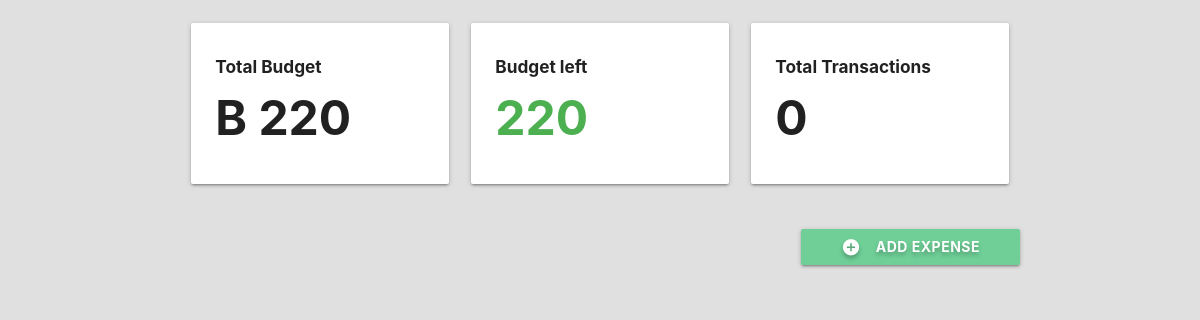
The app's page /register, older data.
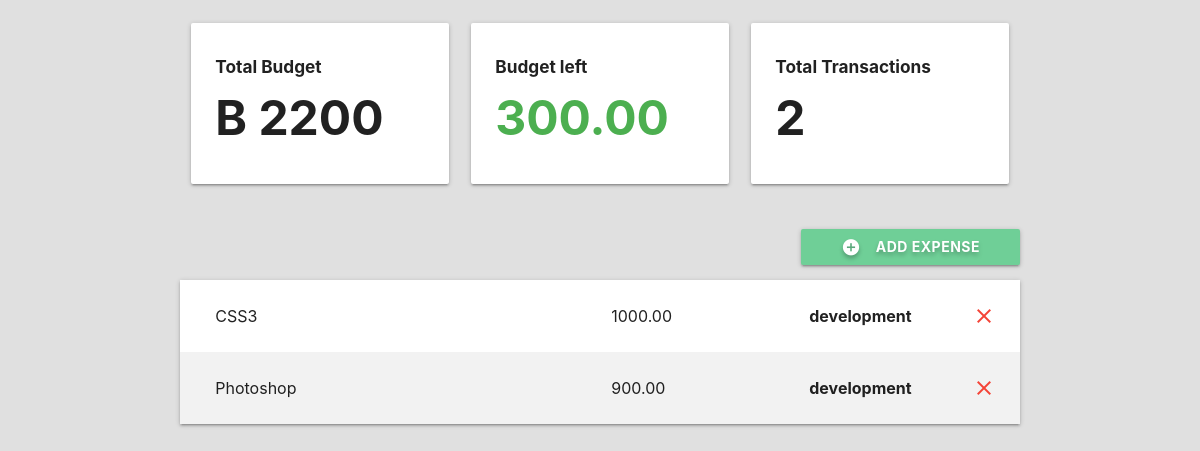
The same page, newer data.
### budget/models.py (models this page shows, shortened)
class Project(models.Model):
    name = models.CharField(max_length=100)
    slug = models.SlugField(max_length=100, unique=True, blank=True)
    budget = models.IntegerField()
    def budget_left(self):
        expense_list = Expense.objects.filter(project=self)
        total_expense_amount = 0
        for expense in expense_list:
            total_expense_amount += expense.amount
        return self.budget - total_expense_amount
    def total_transactions(self):
        expense_list = Expense.objects.filter(project=self)
        return len(expense_list)

class Expense(models.Model):
    project = models.ForeignKey(Project, on_delete=models.CASCADE, related_name='expenses')
    title = models.CharField(max_length=100)
    amount = models.DecimalField(max_digits=8, decimal_places=2)
    category = models.ForeignKey(Category, on_delete=models.CASCADE)
    class Meta:
        ordering = ('-amount',)

class Category(models.Model):
    project = models.ForeignKey(Project, on_delete=models.CASCADE)
    name = models.CharField(max_length=50)

### budget/views.py (the view, shortened to what this page needs)
# urls.py: path('<slug:project_slug>', views.project_detail, name='detail')
def project_detail(request, project_slug):
    project = get_object_or_404(Project, slug=project_slug)
    if request.method == 'GET':
        category_list = Category.objects.filter(project=project)
        return render(request, 'budget/project-detail.html', {'project': project, 'expense_list': project.expenses.all(), 'category_list': category_list})
    elif request.method == 'DELETE':
        id = json.loads(request.body)['id']
        expense = get_object_or_404(Expense, id=id)
        expense.delete()
        return HttpResponse('')
    return HttpResponseRedirect(project_slug)

### budget/templates/budget/project-detail.html (shortened to what this page needs)
{% extends 'budget/base.html' %}
{% block content %}
<div class="container">
  <section class="section section-stats">
    <div class="row">
      <div class="col s12 m12 l4">
        <div class="card-panel">
          <h6 class="bold">Total Budget</h6>
          <h1 class="bold">B {{ project.budget }}</h1>
        </div>
      </div>
      <div class="col s12 m6 l4">
        <div class="card-panel">
          <h6 class="bold">Budget left</h6>
          {% if project.budget_left > 0 %}
            <h1 class="bold green-text">{{ project.budget_left }}</h1>
          {% elif project.budget_left == 0 %}
            <h1 class="bold orange-text">{{ project.budget_left }}</h1>
          {% else %}
            <h1 class="bold red-text">{{ project.budget_left }}</h1>
          {% endif %}
        </div>
      </div>
      <div class="col s12 m6 l4">
        <div class="card-panel">
          <h6 class="bold">Total Transactions</h6>
          <h1 class="bold">{{ project.total_transactions }}</h1>
        </div>
      </div>
    </div>
  </section>
  <section class="section section-expenses">
    <div class="row">
      <button class="btn waves-effect right modal-trigger" href="#expenseModal">
        <i class="material-icons white-text left">add_circle</i>
        Add Expense
      </button>
    </div>
    <ul class="z-depth-1">
      {% for expense in expense_list %}
      <li>
        <div class="card-panel z-depth-0 expense">
          <div class="row">
            <div class="col l6">
              <span class="title">{{ expense.title }}</span>
            </div>
            <div class="col l3">
              <span class="title">{{ expense.amount }}</span>
            </div>
            <div class="col 1">
              <span class="title bold">{{ expense.category.name }}</span>
            </div>
            <a class="close-icon" onclick="deleteExpense(this)" data-id="{{ expense.id }}">
              <i class="material-icons red-text right">close</i>
            </a>
          </div>
        </div>
      </li>
      {% endfor %}
    </ul>
  </section>
</div>
{% endblock %}

### budget/templates/budget/base.html (shortened to what this page needs)
{% load static %}
<!DOCTYPE html>
<html lang="en">
<head>
  <link rel="stylesheet" href="{% static 'css/style.css' %}">
  <link rel="stylesheet" href="https://cdnjs.cloudflare.com/ajax/libs/materialize/1.0.0/css/materialize.min.css">
</head>
<body>
  {% block content %}
  {% endblock %}
</body>
</html>

### budget/static/css/style.css (style rules this page uses)
html { font-family: 'Montserrat'; background-color: #E0E0E0; }
h1, h6 { font-weight: bold; }
.bold { font-weight: bold; }
.row { margin: 0 !important; }
.section-stats h1 { font-size: 4vw; margin: 15px 0px; }
.section-expenses button { padding: 0px 40px; font-weight: bold; text-shadow: 0px 3px 4px rgba(0, 0, 0, .25); background-color: #6FCF97; }
.section-expenses .expense { font-size: 16px; border-radius: 0; margin: 0; }
.section-expenses li:nth-child(even) .expense { background-color: #F2F2F2; }

Row changes from the older to the newer data that the page shows:
changed Project: budget "220" → "2200"; budget_left "220" → "300.00"; total_transactions "0" → "2"
added Expense: title "CSS3", amount "1000.00", category.name "development"
added Expense: title "Photoshop", amount "900.00", category.name "development"
